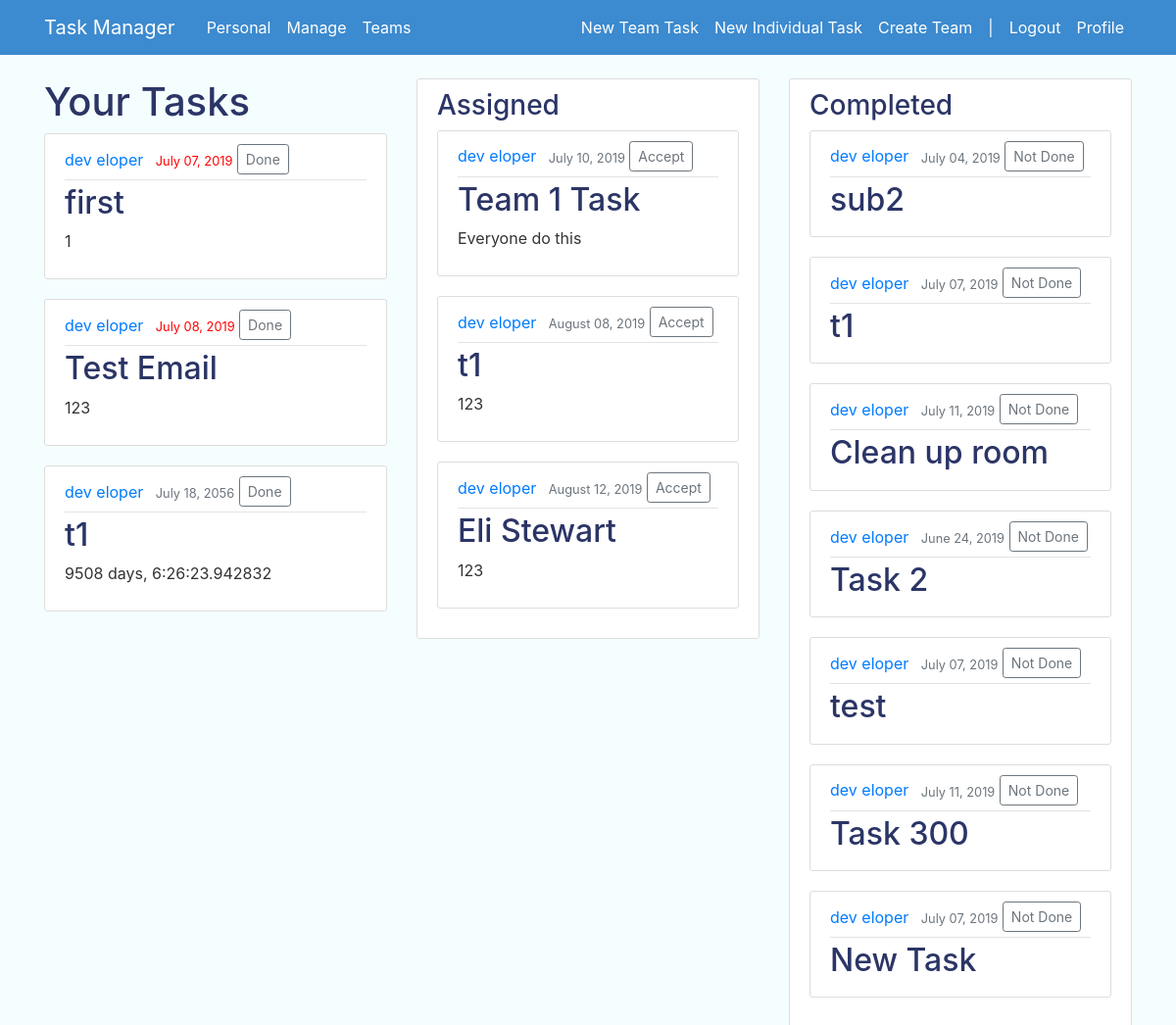
The page /dashboard/ (signed in) on the database its author committed.
### todo_list/models.py (models this page shows, shortened)
class Task(models.Model):
	team = models.ForeignKey(Team, related_name='Team', on_delete=models.CASCADE, null=True, blank=True)
	name = models.CharField(max_length=100, null=True, blank=True)
	description = models.TextField(null=True, blank=True)
	due = models.DateTimeField(default=(timezone.now() + timezone.timedelta(minutes = 330)))
	assignee = models.ForeignKey(User, related_name='Assigned_To', on_delete=models.CASCADE, null=True, blank=True)
	assigner = models.ForeignKey(User, related_name='Assigned_By', on_delete=models.CASCADE, null=True, blank=True)
	STATUSES = (
		('P', "Pending"),
		('TD', "To Do"),
		('D', "Done"),
		)
	status = models.CharField(max_length=100, choices=STATUSES, default='P')
	parent = models.ForeignKey('Task', related_name='Parent', on_delete=models.CASCADE, null=True, blank=True)
	RECUR = (
		('N', "Never"),
		('D', "Daily"),
		('W', "Weekly"),
		('M', "Monthly"),
		('Y', "Yearly"),
		)
	recurring = models.CharField(max_length=100, choices=RECUR, default='N')
	start = models.DateTimeField(null=True, blank=True, default=(timezone.now() + timezone.timedelta(minutes = 330)))
	end = models.DateTimeField(null=True, blank=True, default=(timezone.now() + timezone.timedelta(minutes = 330))+timezone.timedelta(days=99999) )
	subtasks = models.BooleanField(default=False)
	finished =  models.DateTimeField(null=True, blank=True)
	PRIORITY = (
			('L', 'Late'),
			('T', 'Today'),
			('W', 'Week'),
			('D', 'Default')
			)
	priority = models.CharField(max_length=100, choices=PRIORITY, default='D')
	def prioritize(self):
		if self.due is None:
			self.due = (timezone.now() + timezone.timedelta(minutes = 330))
		dif = self.due - (timezone.now() + timezone.timedelta(minutes = 330))
		if dif < timezone.timedelta(minutes = 1):
			self.priority = 'L'
		elif dif < timezone.timedelta(days = 1):
			self.priority = 'T'
		elif dif < timezone.timedelta(days = 7):
			self.priority = 'W'
		else:
			self.priority = 'D'

### todo_list/views.py (the view)
# urls.py: path('', TaskListView.as_view(), name='todo_list-personal'),
class TaskListView(LoginRequiredMixin, ListView):
	model = Task
	template_name = 'todo_list/personal.html'
	context_object_name = 'tasks'
	ordering = ['due']
	def get_context_data(self, **kwargs):
		tasks = Task.objects.all()
		for task in tasks:
			task.prioritize()
			task.save()
		context = super(TaskListView, self).get_context_data(**kwargs)
		todo = tasks.filter(status='TD').filter(assignee=self.request.user).filter(parent=None).order_by('due')
		context['late'] = todo.filter(priority='L')
		context['day'] = todo.filter(priority='T')
		context['week'] = todo.filter(priority='W')
		context['other'] = todo.filter(priority='D')
		context['done'] = Task.objects.filter(status='D').filter(assignee=self.request.user).filter(parent=None).order_by('finished')[:15]
		context['pend'] = Task.objects.filter(status='P').filter(assignee=self.request.user).order_by('due')
		context['width'] = '4'
		context['email'] = Email.objects.all().exists()
		return context

### todo_list/templates/todo_list/personal.html (shortened to what this page needs)
{% extends "todo_list/base.html" %}
{% block content %}
<h1>Your Tasks</h1>
{% for task in late %}
<article class="media content-section">
  <div class="media-body">
    <div class="article-metadata">
      <a class="mr-2" href="{% url 'user-tasks' task.assigner.username %}">{{ task.assigner.first_name}} {{ task.assigner.last_name}}</a>
      <small class="text-muted"><font color="red">{{task.due|date:"F d, Y"}}</font></small>
    <a class="btn btn-outline-secondary btn-sm mt-0 mb-1" href ="{%url 'complete' task.id %}">Done</a>
    </div>
    <h2>
    <a class="article-title" href="{% url 'task-detail' task.id %}">{{task.name}}</a>
  </h2>
    <p class="article-content">{{ task.description }}</p>
  </div>
</article>
{% endfor %}
{% for task in other %}
<article class="media content-section">
  <div class="media-body">
    <div class="article-metadata">
      <a class="mr-2" href="{% url 'user-tasks' task.assigner.username %}">{{ task.assigner.first_name}} {{ task.assigner.last_name}}</a>
      <small class="text-muted">{{task.due|date:"F d, Y"}}</small>
    <a class="btn btn-outline-secondary btn-sm mt-0 mb-1" href ="{%url 'complete' task.id %}">Done</a>
    </div>
    <h2>
    <a class="article-title" href="{% url 'task-detail' task.id %}">{{task.name}}</a>
  </h2>
    <p class="article-content">{{ task.description }}</p>
  </div>
</article>
{% endfor %}
{% endblock content %}
{% block content2 %}
<div class="col-md-4">
<div class="content-section">
<h3>Assigned</h3>
{% for task in pend %}
<article class="media content-section">
  <div class="media-body">
    <div class="article-metadata">
      <a class="mr-2" href="{% url 'user-tasks' task.assigner.username %}">{{ task.assigner.first_name}} {{ task.assigner.last_name}}</a>
      <small class="text-muted">{{task.due|date:"F d, Y"}}</small>
    <a class="btn btn-outline-secondary btn-sm mt-0 mb-1" href ="{%url 'accept' task.id %}">Accept</a>
    </div>
    <h2>
    <a class="article-title" href="{% url 'task-detail' task.id %}"> {{task.name}}</a>
    </h2>
  <p class="article-content">{{ task.description }}</p>
  </div>
</article>
{% endfor %}
</div>
</div>
{% endblock content2 %}
{% block content3 %}
<div class="col-md-4">
<div class="content-section">
<h3>Completed</h3>
{% for task in done %}
<article class="media content-section">
  <div class="media-body">
    <div class="article-metadata">
      <a class="mr-2" href="{% url 'user-tasks' task.assigner.username %}">{{ task.assigner.first_name}} {{ task.assigner.last_name}}</a>
      <small class="text-muted">{{task.due|date:"F d, Y"}}</small>
      <a class="btn btn-outline-secondary btn-sm mt-0 mb-1" href ="{%url 'todo' task.id %}">Not Done</a>
    </div>
    <h2>
    <a class="article-title" href="{% url 'task-detail' task.id %}">{{task.name}}</a>
  </h2>
  </div>
</article>
{% endfor %}
</div>
</div>
{% endblock content3 %}

### todo_list/templates/todo_list/base.html (shortened to what this page needs)
{% load static %}
<!DOCTYPE html>
<html>
<head>
    <link rel="stylesheet" href="https://maxcdn.bootstrapcdn.com/bootstrap/4.0.0/css/bootstrap.min.css">
    <link rel="stylesheet" type="text/css" href="{% static 'todo_list/main.css' %}">
</head>
<body>
	<header class="site-header">
  <nav class="navbar navbar-expand-md navbar-dark bg-steel fixed-top">
    <div class="container">
      <a class="navbar-brand mr-4" href="{% url 'todo_list-personal' %}">Task Manager</a>
      <div class="collapse navbar-collapse" id="navbarToggle">
        <div class="navbar-nav mr-auto">
          <a class="nav-item nav-link" href="{% url 'todo_list-personal' %}"> Personal</a>
          <a class="nav-item nav-link" href="{% url 'todo_list-manage' %}"> Manage</a>
          <a class="nav-item nav-link" href="{% url 'todo_list-team' %}"> Teams</a>
        </div>
        <div class="navbar-nav">
          {% if user.is_authenticated %}
             <a class="nav-item nav-link" href ="{%url 'team-task-create' %}">New Team Task</a>
            <a class="nav-item nav-link" href="{% url 'task-create' %}">New Individual Task</a>
            <a class="nav-item nav-link" href="{% url 'team-create' %}">Create Team</a>
            <a class="nav-item nav-link"><font color="white">|</font></a>
            <a class="nav-item nav-link" href="{% url 'logout' %}">Logout</a>
            <a class="nav-item nav-link" href="{% url 'profile' %}">Profile</a>
          {% else %}
            <a class="nav-item nav-link" href="{% url 'login' %}">Login</a>
            <a class="nav-item nav-link" href="{% url 'register' %}">Register</a>
          {% endif %}
        </div>
      </div>
    </div>
  </nav>
</header>
	<main role="main" class="container">
  <div class="row">
    <div class="col-md-{{width}}">
      {% block content %}{% endblock %}
    </div>
     {% block content2 %}{% endblock %}
     {% block content3 %}{% endblock %}
    </div>
</main>
</body>
</html>

### todo_list/static/todo_list/main.css (style rules this page uses)
body { background: #f5feff; color: #333333; margin-top: 5rem; }
h1, h2, h3, h4, h5, h6 { color: #2b3566; }
.bg-steel { background-color: #3c8acf; }
.site-header .navbar-nav .nav-link { color: #ffffff; }
.content-section { background: #ffffff; padding: 10px 20px; border: 1px solid #dddddd; border-radius: 3px; margin-bottom: 20px; }
.article-title { color: #2b3566; }
.article-content { white-space: pre-line; }
.article-metadata { padding-bottom: 1px; margin-bottom: 4px; border-bottom: 1px solid #e3e3e3 }

### rows shown on the page
Task: assigner.first_name "dev", assigner.last_name "eloper", due "July 07, 2019", name "first", description "1"
Task: assigner.first_name "dev", assigner.last_name "eloper", due "July 08, 2019", name "Test Email", description "123"
Task: assigner.first_name "dev", assigner.last_name "eloper", due "July 18, 2056", name "t1", description "9508 days, 6:26:23.942832"
Task: assigner.first_name "dev", assigner.last_name "eloper", due "July 10, 2019", name "Team 1 Task", description "Everyone do this"
Task: assigner.first_name "dev", assigner.last_name "eloper", due "August 08, 2019", name "t1", description "123"
Task: assigner.first_name "dev", assigner.last_name "eloper", due "August 12, 2019", name "Eli Stewart", description "123"
Task: assigner.first_name "dev", assigner.last_name "eloper", due "July 04, 2019", name "sub2"
Task: assigner.first_name "dev", assigner.last_name "eloper", due "July 07, 2019", name "t1"
Task: assigner.first_name "dev", assigner.last_name "eloper", due "July 11, 2019", name "Clean up room"
Task: assigner.first_name "dev", assigner.last_name "eloper", due "June 24, 2019", name "Task 2"
Task: assigner.first_name "dev", assigner.last_name "eloper", due "July 07, 2019", name "test"
Task: assigner.first_name "dev", assigner.last_name "eloper", due "July 11, 2019", name "Task 300"
Task: assigner.first_name "dev", assigner.last_name "eloper", due "July 07, 2019", name "New Task"
